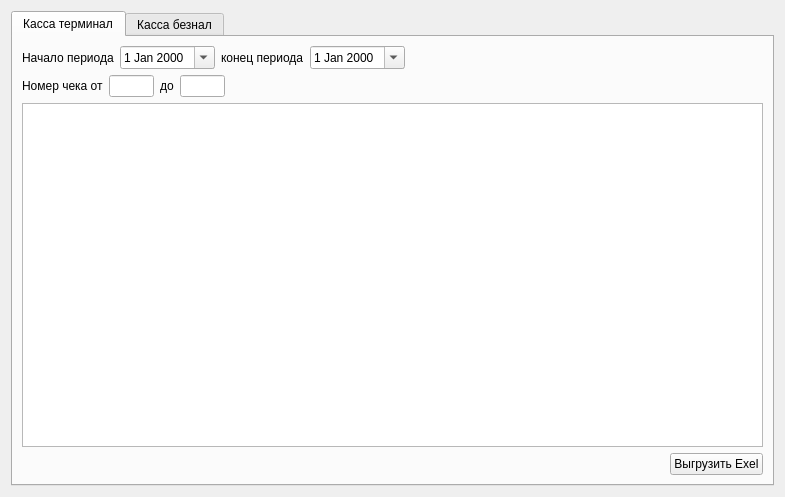
<?xml version="1.0" encoding="UTF-8"?>
<ui version="4.0">
    <class>Form</class>
    <widget class="QWidget" name="Form">
        <property name="geometry">
            <rect>
                <x>0</x>
                <y>0</y>
                <width>785</width>
                <height>497</height>
            </rect>
        </property>
        <property name="windowTitle">
            <string>Платежи</string>
        </property>
        <layout class="QVBoxLayout" name="verticalLayout_2">
            <item>
                <widget class="QTabWidget" name="tabWidget">
                    <property name="currentIndex">
                        <number>0</number>
                    </property>
                    <property name="iconSize">
                        <size>
                            <width>16</width>
                            <height>16</height>
                        </size>
                    </property>
                    <widget class="QWidget" name="tab">
                        <attribute name="title">
                            <string>Касса терминал</string>
                        </attribute>
                        <layout class="QVBoxLayout" name="verticalLayout">
                            <item>
                                <layout class="QHBoxLayout" name="horizontalLayout">
                                    <item>
                                        <widget class="QLabel" name="nachaloPeriodaNal_label">
                                            <property name="text">
                                                <string>Начало периода</string>
                                            </property>
                                        </widget>
                                    </item>
                                    <item>
                                        <widget class="QDateEdit" name="nachaloPeriodaNal_dateEdit">
                                            <property name="sizePolicy">
                                                <sizepolicy hsizetype="Minimum" vsizetype="Fixed">
                                                    <horstretch>0</horstretch>
                                                    <verstretch>0</verstretch>
                                                </sizepolicy>
                                            </property>
                                            <property name="minimumSize">
                                                <size>
                                                    <width>80</width>
                                                    <height>0</height>
                                                </size>
                                            </property>
                                            <property name="showGroupSeparator" stdset="0">
                                                <bool>false</bool>
                                            </property>
                                            <property name="calendarPopup">
                                                <bool>true</bool>
                                            </property>
                                        </widget>
                                    </item>
                                    <item>
                                        <widget class="QLabel" name="konecPeriodaNal_label">
                                            <property name="text">
                                                <string>конец периода</string>
                                            </property>
                                        </widget>
                                    </item>
                                    <item>
                                        <widget class="QDateEdit" name="konecPeriodaNal_dateEdit">
                                            <property name="sizePolicy">
                                                <sizepolicy hsizetype="Minimum" vsizetype="Fixed">
                                                    <horstretch>0</horstretch>
                                                    <verstretch>0</verstretch>
                                                </sizepolicy>
                                            </property>
                                            <property name="minimumSize">
                                                <size>
                                                    <width>80</width>
                                                    <height>0</height>
                                                </size>
                                            </property>
                                            <property name="calendarPopup">
                                                <bool>true</bool>
                                            </property>
                                        </widget>
                                    </item>
                                    <item>
                                        <spacer name="horizontalSpacer_2">
                                            <property name="orientation">
                                                <enum>Qt::Horizontal</enum>
                                            </property>
                                            <property name="sizeHint" stdset="0">
                                                <size>
                                                    <width>40</width>
                                                    <height>20</height>
                                                </size>
                                            </property>
                                        </spacer>
                                    </item>
                                </layout>
                            </item>
                            <item>
                                <layout class="QHBoxLayout" name="horizontalLayout_2">
                                    <item>
                                        <widget class="QLabel" name="billNumberOt_label">
                                            <property name="text">
                                                <string>Номер чека от</string>
                                            </property>
                                        </widget>
                                    </item>
                                    <item>
                                        <widget class="QLineEdit" name="billNumberOt_lineEdit">
                                            <property name="maximumSize">
                                                <size>
                                                    <width>45</width>
                                                    <height>16777215</height>
                                                </size>
                                            </property>
                                        </widget>
                                    </item>
                                    <item>
                                        <widget class="QLabel" name="billNumberDo_label">
                                            <property name="text">
                                                <string>до</string>
                                            </property>
                                        </widget>
                                    </item>
                                    <item>
                                        <widget class="QLineEdit" name="billNumberDo_lineEdit">
                                            <property name="maximumSize">
                                                <size>
                                                    <width>45</width>
                                                    <height>16777215</height>
                                                </size>
                                            </property>
                                        </widget>
                                    </item>
                                    <item>
                                        <spacer name="horizontalSpacer">
                                            <property name="orientation">
                                                <enum>Qt::Horizontal</enum>
                                            </property>
                                            <property name="sizeHint" stdset="0">
                                                <size>
                                                    <width>40</width>
                                                    <height>20</height>
                                                </size>
                                            </property>
                                        </spacer>
                                    </item>
                                </layout>
                            </item>
                            <item>
                                <widget class="QTableView" name="nal_tableView"/>
                            </item>
                            <item>
                                <layout class="QHBoxLayout" name="horizontalLayout_1">
                                    <item>
                                        <spacer name="horizontalSpacer_3">
                                            <property name="orientation">
                                                <enum>Qt::Horizontal</enum>
                                            </property>
                                            <property name="sizeHint" stdset="0">
                                                <size>
                                                    <width>40</width>
                                                    <height>20</height>
                                                </size>
                                            </property>
                                        </spacer>
                                    </item>
                                    <item>
                                        <widget class="QPushButton" name="vigruzitNal_pushButton">
                                            <property name="text">
                                                <string>Выгрузить Exel</string>
                                            </property>
                                        </widget>
                                    </item>
                                </layout>
                            </item>
                        </layout>
                    </widget>
                    <widget class="QWidget" name="tab_2">
                        <attribute name="title">
                            <string>Касса безнал</string>
                        </attribute>
                        <layout class="QGridLayout" name="gridLayout">
                            <item row="0" column="0">
                                <layout class="QHBoxLayout" name="horizontalLayout_4">
                                    <item>
                                        <widget class="QLabel" name="nachaloPeriodaBeznal_label">
                                            <property name="text">
                                                <string>Начало периода</string>
                                            </property>
                                        </widget>
                                    </item>
                                    <item>
                                        <widget class="QDateEdit" name="nachaloPeriodaBeznal_dateEdit">
                                            <property name="sizePolicy">
                                                <sizepolicy hsizetype="Minimum" vsizetype="Fixed">
                                                    <horstretch>0</horstretch>
                                                    <verstretch>0</verstretch>
                                                </sizepolicy>
                                            </property>
                                            <property name="minimumSize">
                                                <size>
                                                    <width>80</width>
                                                    <height>0</height>
                                                </size>
                                            </property>
                                            <property name="showGroupSeparator" stdset="0">
                                                <bool>false</bool>
                                            </property>
                                            <property name="calendarPopup">
                                                <bool>true</bool>
                                            </property>
                                        </widget>
                                    </item>
                                    <item>
                                        <widget class="QLabel" name="konecPeriodaBeznal_label">
                                            <property name="text">
                                                <string>конец периода</string>
                                            </property>
                                        </widget>
                                    </item>
                                    <item>
                                        <widget class="QDateEdit" name="konecPeriodaBeznal_dateEdit">
                                            <property name="sizePolicy">
                                                <sizepolicy hsizetype="Minimum" vsizetype="Fixed">
                                                    <horstretch>0</horstretch>
                                                    <verstretch>0</verstretch>
                                                </sizepolicy>
                                            </property>
                                            <property name="minimumSize">
                                                <size>
                                                    <width>80</width>
                                                    <height>0</height>
                                                </size>
                                            </property>
                                            <property name="calendarPopup">
                                                <bool>true</bool>
                                            </property>
                                        </widget>
                                    </item>
                                    <item>
                                        <spacer name="horizontalSpacer_4">
                                            <property name="orientation">
                                                <enum>Qt::Horizontal</enum>
                                            </property>
                                            <property name="sizeHint" stdset="0">
                                                <size>
                                                    <width>40</width>
                                                    <height>20</height>
                                                </size>
                                            </property>
                                        </spacer>
                                    </item>
                                </layout>
                            </item>
                            <item row="1" column="0">
                                <widget class="QTableView" name="beznal_tableView"/>
                            </item>
                            <item row="2" column="0">
                                <layout class="QHBoxLayout" name="horizontalLayout_5">
                                    <item>
                                        <spacer name="horizontalSpacer_5">
                                            <property name="orientation">
                                                <enum>Qt::Horizontal</enum>
                                            </property>
                                            <property name="sizeHint" stdset="0">
                                                <size>
                                                    <width>40</width>
                                                    <height>20</height>
                                                </size>
                                            </property>
                                        </spacer>
                                    </item>
                                    <item>
                                        <widget class="QPushButton" name="vigruzitBeznal_pushButton">
                                            <property name="text">
                                                <string>Выгрузить Exel</string>
                                            </property>
                                        </widget>
                                    </item>
                                </layout>
                            </item>
                        </layout>
                    </widget>
                </widget>
            </item>
        </layout>
    </widget>
    <resources/>
    <connections/>
</ui>
